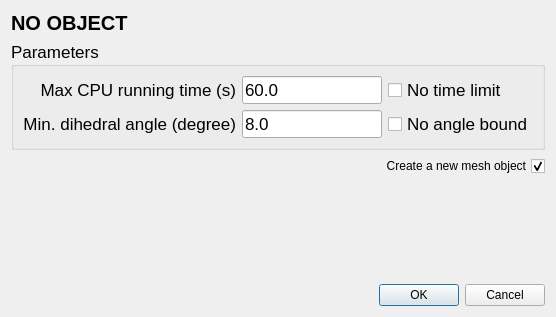
<?xml version="1.0" encoding="UTF-8"?>
<ui version="4.0">
 <class>LocalOptim_dialog</class>
 <widget class="QDialog" name="LocalOptim_dialog">
  <property name="geometry">
   <rect>
    <x>0</x>
    <y>0</y>
    <width>556</width>
    <height>317</height>
   </rect>
  </property>
  <property name="sizePolicy">
   <sizepolicy hsizetype="Preferred" vsizetype="Preferred">
    <horstretch>0</horstretch>
    <verstretch>0</verstretch>
   </sizepolicy>
  </property>
  <property name="minimumSize">
   <size>
    <width>0</width>
    <height>0</height>
   </size>
  </property>
  <property name="windowTitle">
   <string>Local optimizer parameters</string>
  </property>
  <layout class="QVBoxLayout" name="verticalLayout">
   <item>
    <widget class="QLabel" name="objectName">
     <property name="font">
      <font>
       <pointsize>15</pointsize>
       <weight>75</weight>
       <bold>true</bold>
      </font>
     </property>
     <property name="text">
      <string>NO OBJECT</string>
     </property>
    </widget>
   </item>
   <item>
    <widget class="QGroupBox" name="groupBox">
     <property name="font">
      <font>
       <pointsize>13</pointsize>
      </font>
     </property>
     <property name="title">
      <string>Parameters</string>
     </property>
     <layout class="QGridLayout" name="gridLayout_2" columnstretch="0,1,0,0">
      <item row="1" column="3">
       <widget class="QCheckBox" name="noBound">
        <property name="text">
         <string>No angle bound</string>
        </property>
       </widget>
      </item>
      <item row="1" column="0">
       <widget class="QLabel" name="sliverLabel">
        <property name="text">
         <string>Min. dihedral angle (degree)</string>
        </property>
        <property name="alignment">
         <set>Qt::AlignRight|Qt::AlignTrailing|Qt::AlignVCenter</set>
        </property>
       </widget>
      </item>
      <item row="0" column="3">
       <widget class="QCheckBox" name="noTimeLimit">
        <property name="text">
         <string>No time limit</string>
        </property>
       </widget>
      </item>
      <item row="0" column="0">
       <widget class="QLabel" name="timeLabel">
        <property name="text">
         <string>Max CPU running time (s)</string>
        </property>
        <property name="alignment">
         <set>Qt::AlignRight|Qt::AlignTrailing|Qt::AlignVCenter</set>
        </property>
       </widget>
      </item>
      <item row="0" column="2">
       <widget class="DoubleEdit" name="maxTime">
        <property name="text">
         <string>60.0</string>
        </property>
       </widget>
      </item>
      <item row="1" column="2">
       <widget class="DoubleEdit" name="sliverBound">
        <property name="text">
         <string>8.0</string>
        </property>
       </widget>
      </item>
     </layout>
    </widget>
   </item>
   <item>
    <layout class="QHBoxLayout" name="horizontalLayout">
     <item>
      <widget class="QCheckBox" name="createNewItem">
       <property name="layoutDirection">
        <enum>Qt::RightToLeft</enum>
       </property>
       <property name="text">
        <string>Create a new mesh object</string>
       </property>
       <property name="checked">
        <bool>true</bool>
       </property>
      </widget>
     </item>
    </layout>
   </item>
   <item>
    <spacer name="verticalSpacer_3">
     <property name="orientation">
      <enum>Qt::Vertical</enum>
     </property>
     <property name="sizeType">
      <enum>QSizePolicy::Expanding</enum>
     </property>
     <property name="sizeHint" stdset="0">
      <size>
       <width>0</width>
       <height>0</height>
      </size>
     </property>
    </spacer>
   </item>
   <item>
    <widget class="QDialogButtonBox" name="buttonBox">
     <property name="orientation">
      <enum>Qt::Horizontal</enum>
     </property>
     <property name="standardButtons">
      <set>QDialogButtonBox::Cancel|QDialogButtonBox::Ok</set>
     </property>
    </widget>
   </item>
  </layout>
 </widget>
 <customwidgets>
  <customwidget>
   <class>DoubleEdit</class>
   <extends>QLineEdit</extends>
   <header>CGAL_double_edit.h</header>
  </customwidget>
 </customwidgets>
 <resources/>
 <connections>
  <connection>
   <sender>buttonBox</sender>
   <signal>accepted()</signal>
   <receiver>LocalOptim_dialog</receiver>
   <slot>accept()</slot>
   <hints>
    <hint type="sourcelabel">
     <x>384</x>
     <y>191</y>
    </hint>
    <hint type="destinationlabel">
     <x>157</x>
     <y>195</y>
    </hint>
   </hints>
  </connection>
  <connection>
   <sender>buttonBox</sender>
   <signal>rejected()</signal>
   <receiver>LocalOptim_dialog</receiver>
   <slot>reject()</slot>
   <hints>
    <hint type="sourcelabel">
     <x>384</x>
     <y>191</y>
    </hint>
    <hint type="destinationlabel">
     <x>286</x>
     <y>195</y>
    </hint>
   </hints>
  </connection>
 </connections>
</ui>
